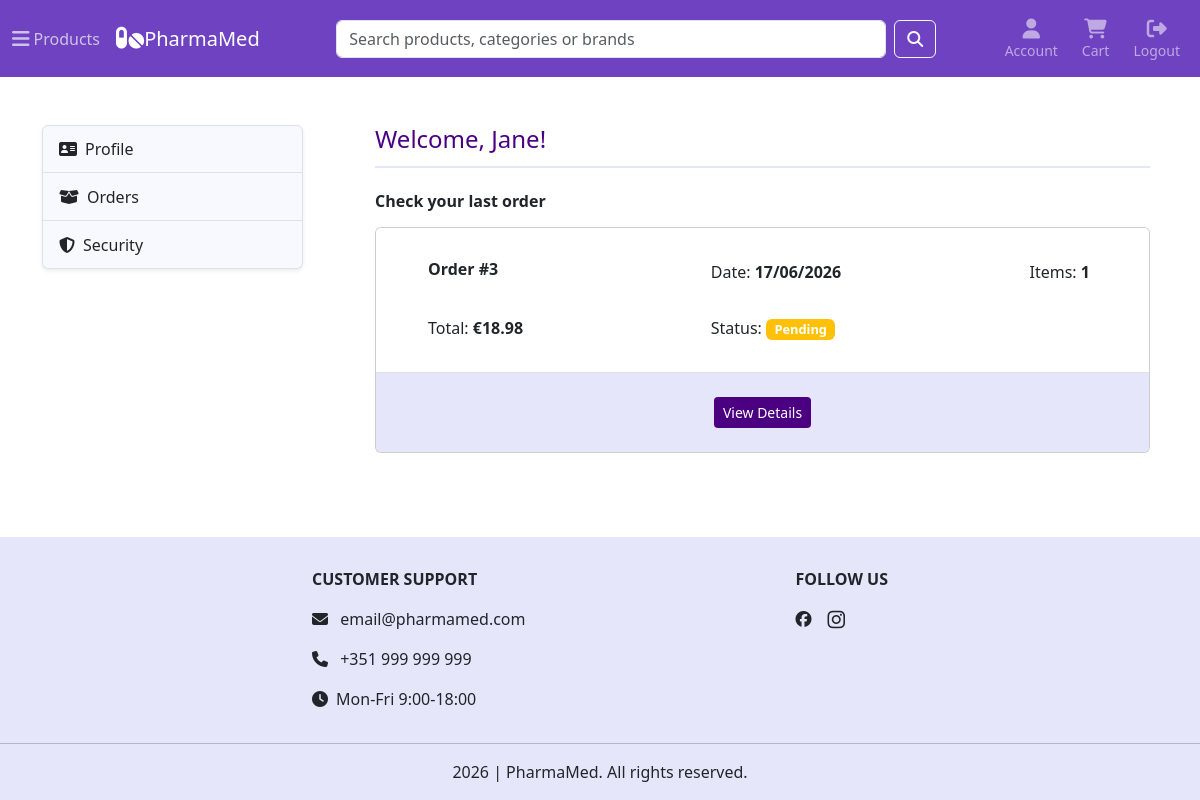
Page /account/home (signed in) on the earlier database version.
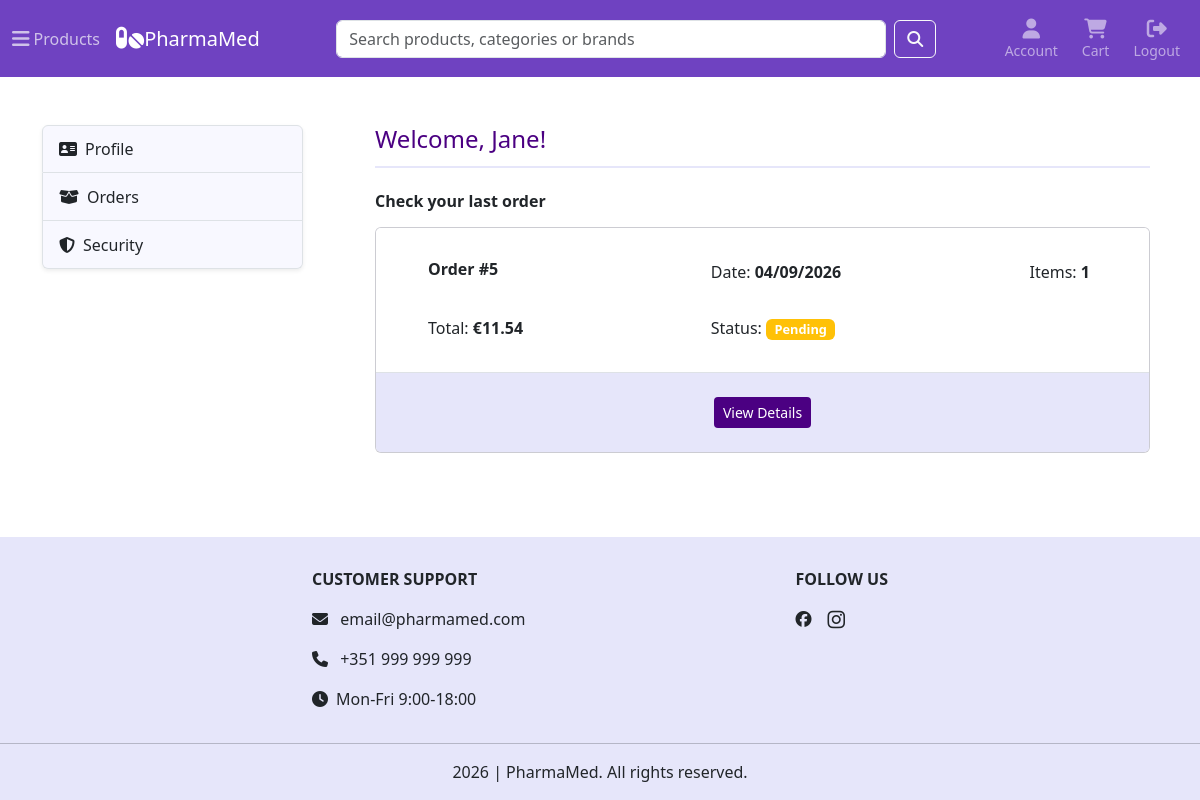
Same page on the later database version.
### tables this page shows
CREATE TABLE orders (
    id INTEGER PRIMARY KEY AUTOINCREMENT,
    user_id INTEGER NOT NULL,
    address_id INTEGER NOT NULL,
    full_name TEXT NOT NULL,
    address_line TEXT NOT NULL,
    postal_code TEXT NOT NULL,
    city TEXT NOT NULL,
    country TEXT NOT NULL,
    shipping_method TEXT NOT NULL,
    subtotal REAL NOT NULL,
    shipping_cost REAL NOT NULL,
    total REAL NOT NULL,
    status TEXT NOT NULL DEFAULT 'pending',
    created_at TIMESTAMP DEFAULT CURRENT_TIMESTAMP,
    updated_at TIMESTAMP DEFAULT CURRENT_TIMESTAMP,
    FOREIGN KEY (user_id) REFERENCES users(id)
);

### app/routes/account.py (the view)
@account_bp.route("/home")
@login_required
def account_home():
    db = get_db()
    user = get_user_profile(db, current_user.id)
    first_name = user["first_name"]
    orders = get_user_orders(db, current_user.id, limit=1)
    return render_template("account/dashboard.html", first_name=first_name, active_page=None, orders=orders)

### app/__init__.py (called while the page is built)
@app.context_processor
def inject_globals():
    return {
        "categories_menu": load_categories_menu(),
        "cart_count": get_cart_count()
    }

### app/models/user.py (called while the page is built)
@login_manager.user_loader
def load_user(user_id):
    db = get_db()
    user = db.execute(
        """
        SELECT id, email, first_name, last_name
        FROM users
        WHERE id = ?
        """,
        (int(user_id),)
    ).fetchone()
    if user is None:
        return None
    return User(
        user["id"],
        user["email"],
        user["first_name"],
        user["last_name"]
    )

### app/services/cart_service.py (called while the page is built)
def get_cart_count():
    db = get_db()
    if current_user.is_authenticated:
        return db_cart_count(db, current_user.id)
    session_cart = session.get('cart', {})
    return sum(session_cart.values())

def db_cart_count(db, user_id):
    cart_count = db.execute(
        """
        SELECT SUM(quantity) as total
        FROM cart_items ci
        JOIN carts c ON ci.cart_id = c.id
        WHERE c.user_id = ?
        """,
        (user_id,)
    ).fetchone()
    return cart_count["total"] or 0

### app/utils/formatting.py (called while the page is built)
def format_date(value):
    return datetime.strptime(value, "%Y-%m-%d %H:%M:%S").strftime("%d/%m/%Y")

### app/templates/account/dashboard.html (shortened to what this page needs)
{% extends "account/account.html" %}
{% block account_content %}
<div class="section-heading pb-1">
    <h1 class="fs-4">Welcome, {{ current_user.first_name }}!</h1>
</div>
{% for order in orders %}
    <h2 class="fw-semibold fs-6 mb-3 mt-4">Check your last order</h2>
    <div class="card order-card mb-4">
        <ul class="list-group list-group-flush">
            <li class="list-group-item p-3">
                <div class="row mt-3">
                    <div class="col-12 col-md-6 col-lg-5 mb-3 mb-md-0 ps-lg-5">
                        <h3 class="fs-6 fw-bold">Order #{{ order.id }} </h3>
                    </div>
                    <div class="col-12 col-md-6 col-lg-5">
                        <p>Date: <strong>{{ order.created_at | format_date }}</strong></p>
                    </div>
                    <div class="col-12 col-md-6 col-lg-2 mt-md-3 mt-lg-0">
                        <p>Items: <strong>{{ order.item_count }}</strong></p>
                    </div>
                    <div class="col-12 col-md-6 col-lg-5 mt-md-3 ps-lg-5">
                        <p>Total: <strong>€{{ "%.2f"|format(order.total)  }}</strong></p>
                    </div>
                    <div class="col-12 col-md-6 col-lg-7 mt-md-3">
                        <p>Status: <span class="badge {% if order.status == 'pending' %}bg-warning{% elif order.status == 'processing' %}bg-info{% elif order.status == 'shipped' %}bg-primary{% elif order.status == 'delivered' %}bg-success{% elif order.status == 'cancelled' %}bg-danger{% endif %}">{{ order.status|title }}</span></p>
                    </div>
                </div>
            </li>
            <li class="list-group-item dark-item p-4">
                <div class="text-center">
                    <a href="{{ url_for('account.order_details', order_id=order.id) }}" class="btn btn-sm action-btn" aria-label="View details for order {{ order.id }}">
                        View Details
                    </a>
                </div>
            </li>
        </ul>
    </div>
{% endfor %}
{% endblock %}

Differences in the rows shown:
no longer on this page (row edited): orders: id "3", created_at "17/06/2026", item_count "1", total "18.98", status "Pending"
added orders: id "5", created_at "04/09/2026", item_count "1", total "11.54", status "Pending"
